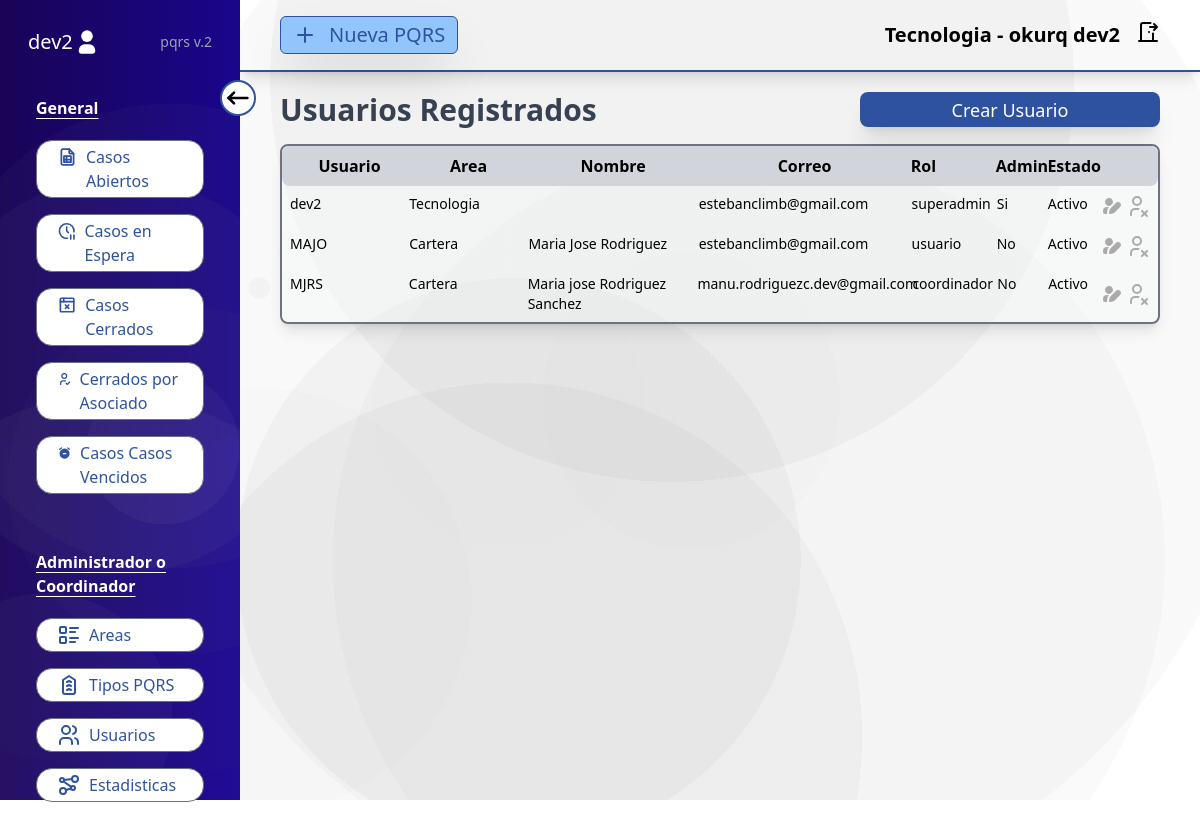
The page /adminUser/users/ (signed in) on the database its author committed.
### account/models.py (models this page shows, shortened)
class CustumUser(AbstractUser):
    area = models.ForeignKey(Areas, on_delete=models.SET_NULL, null=True, blank=True)
    permissions = models.CharField(choices=TYPES_USERS, max_length=100)

### adminUser/models.py (models this page shows)
class Areas(models.Model):
    name = models.CharField(max_length=30)
    def __str__(self):
        return self.name

### adminUser/views.py (the view, shortened to what this page needs)
# urls.py: path('', include('users.urls')),
@login_required
@check_superadmin()
def users(request):
    usersAll = CustumUser.objects.all()
    formUser = CreateUserForm()
    return render(request, 'users/users.html', {'users': usersAll, 'formUser': formUser})

### adminUser/templates/users/users.html (shortened to what this page needs)
{% extends "baseUsers.html" %} {% load static %} {% block datas %}
    <section class="">
        <div class="">
            <div class="top-areas flex flex-row justify-between">
                <h2 class="text-3xl text-gray-700 font-semibold">Usuarios Registrados</h2>
                <button type="button"
                    id="open-dialog"
                    class="bg-cootra w-[300px] h-[35px] hover:opacity-85 transition-all duration-200 text-white text-lg px-5 shadow-xl rounded-lg">
                    Crear Usuario
                </button>
                </div>
            <div
            class="w-full flex flex-col border-2 border-gray-500 rounded-lg shadow-lg text-sm mt-4"
            >
            <ul
                class="w-full flex flex-row text-base font-semibold bg-gray-300 px-2 py-2 rounded-lg"
            >
                <li class="w-[14%] text-center">Usuario</li>
                <li class="w-[14%] text-center">Area</li>
                <li class="w-[20%] text-center">Nombre</li>
                <li class="w-[25%] text-center">Correo</li>
                <li class="w-[10%]">Rol</li>
                <li class="w-[6%]">Admin</li>
                <li class="w-[6%]">Estado</li>
                <li class="w-[3%]"></li>
                <li class="w-[3%]"></li>
            </ul>
            {% for user in users %}
            <ul
                class="flex flex-row py-2 bg-gray-100/40 rounded-lg hover:bg-slate-200 transition-colors duration-200 px-2 text-sm"
            >
                {% if user.area %}
                <li class="w-[14%]">{{ user.username }}</li>
                <li class="w-[14%]">{{ user.area }}</li>
                <li class="w-[20%]">{{ user.first_name }} {{user.last_name}}</li>
                <li class="w-[25%]">{{ user.email }}</li>
                <li class="w-[10%]">{{ user.permissions}}</li>
                <li class="w-[6%]">
                    {% if user.is_staff %}
                        Si
                    {% else %}
                        No
                    {% endif %}
                </li>
                <li class="w-[6%]">
                {% if user.is_active %} Activo {% else %} Inactivo {% endif %}
                </li>
                <li class="w-[3%] flex justify-center items-center">
                    <a class="hover:scale-110" href="{% url 'updateUser' user.id%}">
                    </a>
                </li>
                <li class="w-[3%] flex justify-center items-center">
                    <a
                        class="hover:scale-110"
                        href="{% url 'deleteUser' user.id %}"
                        onclick="return confirm('Esta seguro de eliminar este usuario?')">
                    </a>
                </li>
                {% endif %}
            </ul>
            {% endfor %}
            </div>
        </div>
    </section>
{% endblock datas %}

### users/templates/baseUsers.html (shortened to what this page needs)
{% extends "base.html" %}
{% load static %}
{% block content %}
<body class="flex w-full h-screen overflow-hidden">
    <aside
      id="aside"
      class="relative w-1/5 bg-backlogin text-white p-4 h-full transition-all duration-200">
      <button id="bt-control" class="absolute -right-4 top-20 bg-white border-2 border-cootra rounded-full transition-all duration-200">
      </button>
        <div id="topper" class="flex flex-row justify-between items-center p-3">
            <div class="flex flex-row justify-center items-center">
                <p class="text-xl text-white">{{ request.user.username }}</p>
            </div>
            <p class="text-sm text-gray-400">pqrs v.2</p>
        </div>
        <div class="h-full overflow-y-scroll scrollbar-hide pb-10">
          <div id="section-1" class="flex flex-col px-5 py-7 overflow-y-auto">
              <p class="text-base text-white font-semibold underline underline-offset-4">General</p>
              <div class="text-base flex flex-col gap-4 mt-5">
                  <a
                    href="{% url 'home' %}"
                    class="flex flex-row justify-start gap-2 px-5 py-1 bg-white text-cootra rounded-2xl hover:scale-105
                    border-[1px] border-gray-500 hover:bg-gray-200 transition-all duration-200">
                      <p>Casos Abiertos</p>
                  </a>
                  <a
                    href="{% url 'waitingpqrs' %}"
                    class="flex flex-row justify-start gap-2 px-5 py-1 bg-white text-cootra rounded-2xl hover:scale-105
                    border-[1px] border-gray-500 hover:bg-gray-200 transition-all duration-200">
                      <p>Casos en Espera</p>
                  </a>
                  <a
                    href="{% url 'closedpqrs' %}"
                    class="flex flex-row justify-start gap-2 px-5 py-1 bg-white text-cootra rounded-2xl hover:scale-105
                    border-[1px] border-gray-500 hover:bg-gray-200 transition-all duration-200">
                      <p>Casos Cerrados</p>
                  </a>
                  <a
                    href="{% url 'closedforuserpqrs' %}"
                    class="flex flex-row justify-start gap-2 px-5 py-1 bg-white text-cootra rounded-2xl hover:scale-105
                    border-[1px] border-gray-500 hover:bg-gray-200 transition-all duration-200">
                      <p>Cerrados por Asociado</p>
                  </a>
                  <a
                    href="{% url 'expiredpqrs' %}"
                    class="flex flex-row justify-start gap-2 px-5 py-1 bg-white text-cootra rounded-2xl hover:scale-105
                    border-[1px] border-gray-500 hover:bg-gray-200 transition-all duration-200">
                      <p>Casos Casos Vencidos</p>
                  </a>
              </div>
          </div>
          {% if request.user.permissions == "superadmin" or request.user.permissions == "coordinador" %}
          <div  id="section-2" class="flex flex-col px-5 py-7">
              <p class="text-base text-white font-semibold underline underline-offset-4">Administrador o Coordinador</p>
              <div class="text-base flex flex-col gap-4 mt-5">
                  {% if request.user.is_staff %}
                  <a
                    href="{% url 'areas' %}"
                    class="flex flex-row justify-start gap-2 px-5 py-1 rounded-2xl bg-white text-cootra
                      border-[1px] border-gray-500 hover:bg-gray-200 hover:scale-105  transition-all duration-200">
                        <p>Areas</p>
                  </a>
                  <a
                    href="{% url 'typesPQRS' %}"
                    class="flex flex-row justify-start gap-2 px-5 py-1 rounded-2xl bg-white text-cootra
                    border-[1px] border-gray-500 hover:bg-gray-200 hover:scale-105  transition-all duration-200">
                    <p>Tipos PQRS</p>
                  </a>
                  <a
                    href="{% url 'users' %}"
                    class="flex flex-row justify-start gap-2 px-5 py-1 rounded-2xl bg-white text-cootra
                    border-[1px] border-gray-500 hover:bg-gray-200 hover:scale-105  transition-all duration-200">
                    <p>Usuarios</p>
                  </a>
                  {% endif %}
                  <a
                    href="{% url 'statistics' %}"
                    class="flex flex-row justify-start gap-2 px-5 py-1 rounded-2xl bg-white text-cootra
                    border-[1px] border-gray-500 hover:bg-gray-200 hover:scale-105  transition-all duration-200">
                      <p>Estadisticas</p>
                  </a>
              </div>
          </div>
          {% endif %}
        </div>
    </aside>
    <main id="main" class="w-4/5 flex flex-col h-screen bg-backpqr transition-all duration-200">
        {% include "header.html" %}
        <div class="px-10 py-5 h-[90%] w-full overflow-auto">
            {% block datas %}
            {% endblock datas %}
        </div>
    </main>
</body>
{% endblock content %}

### users/templates/header.html (shortened to what this page needs)
{% load static %} {% block styles %}
<link rel="stylesheet" type="text/css" href="{% static 'css/header.css' %}" />
{% endblock styles %}
<header class="flex flex-row justify-between items-center px-10 py-4 border-b-2 border-cootra shadow-lg">
  <a
    href="{% url 'createdpqrs' %}"
    class="flex justify-center items-center bg-blue-300 rounded-md
    px-3 py-1 text-xl shadow-2xl gap-3 text-cootra border-[1px] border-cootra
    hover:scale-105 transition-all duration-200"
  >
    {% include "icons/new.html" %} Nueva PQRS
  </a>
  <div class="flex flex-row justify-between items-center gap-4">
    <p class="font-semibold text-xl">
      {% if request.user.area %}
      {{ request.user.area}} -
      {% endif %}okurq
      {{ request.user.username }}</p>
      <form action="{% url 'logout' %}" method="post">
        <button class="exit" type="submit">
        </button>
      </form>
  </div>
</header>

### users/static/css/header.css (style rules this page uses)
header { display: flex; flex-direction: row; justify-content: space-between; align-items: center; padding: 0px 30px; }
.exit { background-color: transparent; border: 0px; cursor: pointer; }

### rows shown on the page
CustumUser: user.username "dev2", user.area "Tecnologia", username "dev2", area "Tecnologia", email "estebanclimb@gmail.com", permissions "superadmin", is_staff "Si", is_active "Activo"
CustumUser: username "MAJO", area "Cartera", first_name "Maria Jose", last_name "Rodriguez", email "estebanclimb@gmail.com", permissions "usuario", is_staff "No", is_active "Activo"
CustumUser: username "MJRS", area "Cartera", first_name "Maria jose", last_name "Rodriguez Sanchez", email "manu.rodriguezc.dev@gmail.com", permissions "coordinador", is_staff "No", is_active "Activo"
